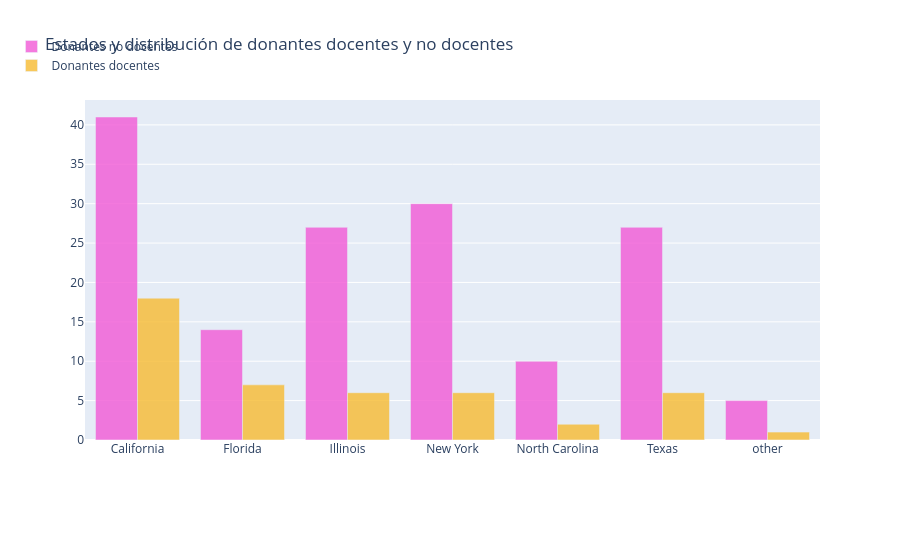

Here is the notebook cell this chart was saved with:
### Markdown cell above
> Aunque la mayor cantidad de donantes proviene del estado de California, ubicado en la costa oeste, la región de la costa este de Estados Unidos presenta una mayor densidad de donantes en comparación con el oeste. También se observa un número significativo de donantes en Hawái y Alaska.  

## <a id="2.6">2.6 Número de docentes y no docentes donantes por estado</a>

### Code cell
# qué ciudad y estado tienen más donantes docentes
tempdf = donors_df.groupby(['Donor State', 'Donor Is Teacher']).agg({'Donor Is Teacher' : 'count' }).rename(columns={'Donor Is Teacher' : 'Teacher Donor Counts'}).reset_index()

no_df = tempdf[tempdf['Donor Is Teacher']=='No']
no_x = no_df['Donor State']
no_y = no_df['Teacher Donor Counts']
yes_df = tempdf[tempdf['Donor Is Teacher']=='Yes']
yes_x = yes_df['Donor State']
yes_y = yes_df['Teacher Donor Counts']

trace1 = go.Bar(
    x=no_x,
    y=no_y,
    name='Donantes no docentes',
    marker=dict(color='#f259d6'),
    opacity=0.8
)
trace2 = go.Bar(
    x=yes_x,
    y=yes_y,
    name='Donantes docentes',
    marker=dict(color='#f7bb31'),
    opacity=0.8
)

data = [trace1, trace2]
layout = go.Layout(
    barmode='group',
    legend=dict(dict(x=-.1, y=1.2)),
    margin=dict(b=120),
    title='Estados y distribución de donantes docentes y no docentes',
)

fig = go.Figure(data=data, layout=layout)
iplot(fig, filename='grouped-bar')

### Figure 1 — Plotly figure (JSON) as saved in the notebook; plotly's stock layout.template omitted (floating-point values rounded to 4 significant figures)
{"data": [{"marker": {"color": "#f259d6"}, "name": "Donantes no docentes", "opacity": 0.8, "type": "bar", "x": ["California", "Florida", "Illinois", "New York", "North Carolina", "Texas", "other"], "y": [41, 14, 27, 30, 10, 27, 5]}, {"marker": {"color": "#f7bb31"}, "name": "Donantes docentes", "opacity": 0.8, "type": "bar", "x": ["California", "Florida", "Illinois", "New York", "North Carolina", "Texas", "other"], "y": [18, 7, 6, 6, 2, 6, 1]}], "layout": {"barmode": "group", "legend": {"x": -0.1, "y": 1.2}, "margin": {"b": 120}, "title": {"text": "Estados y distribución de donantes docentes y no docentes"}}}
